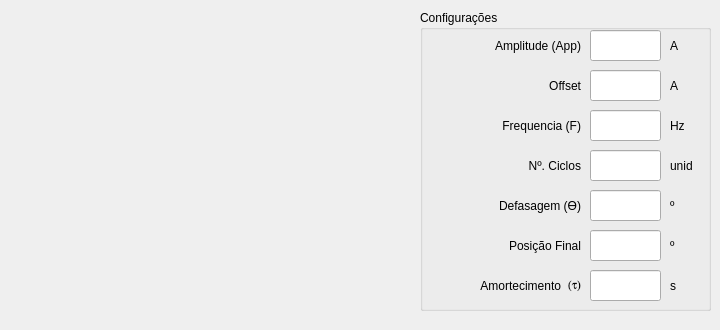
         <widget class="QWidget" name="tab_14">
          <attribute name="title">
           <string>Senoidal Amortecida</string>
          </attribute>
          <widget class="QLabel" name="label_62">
           <property name="geometry">
            <rect>
             <x>10</x>
             <y>30</y>
             <width>401</width>
             <height>231</height>
            </rect>
           </property>
           <property name="text">
            <string/>
           </property>
           <property name="pixmap">
            <pixmap>imagens/Senoide_Amortecida_2.jpg</pixmap>
           </property>
           <property name="scaledContents">
            <bool>true</bool>
           </property>
          </widget>
          <widget class="QGroupBox" name="groupBox_19">
           <property name="geometry">
            <rect>
             <x>420</x>
             <y>10</y>
             <width>291</width>
             <height>301</height>
            </rect>
           </property>
           <property name="title">
            <string>Configurações</string>
           </property>
           <widget class="QLineEdit" name="Amplitude_Senoidal_Amortecida">
            <property name="geometry">
             <rect>
              <x>170</x>
              <y>20</y>
              <width>71</width>
              <height>31</height>
             </rect>
            </property>
           </widget>
           <widget class="QLineEdit" name="Offset_Senoidal_Amortecida">
            <property name="geometry">
             <rect>
              <x>170</x>
              <y>60</y>
              <width>71</width>
              <height>31</height>
             </rect>
            </property>
            <property name="text">
             <string/>
            </property>
           </widget>
           <widget class="QLabel" name="label_92">
            <property name="geometry">
             <rect>
              <x>0</x>
              <y>20</y>
              <width>161</width>
              <height>31</height>
             </rect>
            </property>
            <property name="text">
             <string>Amplitude (App)</string>
            </property>
            <property name="alignment">
             <set>Qt::AlignRight|Qt::AlignTrailing|Qt::AlignVCenter</set>
            </property>
           </widget>
           <widget class="QLabel" name="label_95">
            <property name="geometry">
             <rect>
              <x>0</x>
              <y>180</y>
              <width>161</width>
              <height>31</height>
             </rect>
            </property>
            <property name="text">
             <string>Defasagem (ϴ)</string>
            </property>
            <property name="alignment">
             <set>Qt::AlignRight|Qt::AlignTrailing|Qt::AlignVCenter</set>
            </property>
           </widget>
           <widget class="QLabel" name="label_100">
            <property name="geometry">
             <rect>
              <x>250</x>
              <y>20</y>
              <width>41</width>
              <height>31</height>
             </rect>
            </property>
            <property name="text">
             <string>A </string>
            </property>
           </widget>
           <widget class="QLabel" name="label_120">
            <property name="geometry">
             <rect>
              <x>250</x>
              <y>60</y>
              <width>21</width>
              <height>31</height>
             </rect>
            </property>
            <property name="text">
             <string>A</string>
            </property>
           </widget>
           <widget class="QLineEdit" name="Defasagem_Senoidal_Amortecida">
            <property name="geometry">
             <rect>
              <x>170</x>
              <y>180</y>
              <width>71</width>
              <height>31</height>
             </rect>
            </property>
            <property name="text">
             <string/>
            </property>
           </widget>
           <widget class="QLabel" name="label_122">
            <property name="geometry">
             <rect>
              <x>0</x>
              <y>60</y>
              <width>161</width>
              <height>31</height>
             </rect>
            </property>
            <property name="text">
             <string>Offset</string>
            </property>
            <property name="alignment">
             <set>Qt::AlignRight|Qt::AlignTrailing|Qt::AlignVCenter</set>
            </property>
           </widget>
           <widget class="QLabel" name="label_143">
            <property name="geometry">
             <rect>
              <x>250</x>
              <y>180</y>
              <width>21</width>
              <height>31</height>
             </rect>
            </property>
            <property name="text">
             <string>º</string>
            </property>
           </widget>
           <widget class="QLabel" name="label_144">
            <property name="geometry">
             <rect>
              <x>250</x>
              <y>100</y>
              <width>31</width>
              <height>31</height>
             </rect>
            </property>
            <property name="text">
             <string>Hz</string>
            </property>
           </widget>
           <widget class="QLineEdit" name="Frequencia_Senoidal_Amortecida">
            <property name="geometry">
             <rect>
              <x>170</x>
              <y>100</y>
              <width>71</width>
              <height>31</height>
             </rect>
            </property>
            <property name="text">
             <string/>
            </property>
           </widget>
           <widget class="QLabel" name="label_145">
            <property name="geometry">
             <rect>
              <x>250</x>
              <y>220</y>
              <width>21</width>
              <height>31</height>
             </rect>
            </property>
            <property name="text">
             <string>º</string>
            </property>
           </widget>
           <widget class="QLabel" name="label_146">
            <property name="geometry">
             <rect>
              <x>0</x>
              <y>100</y>
              <width>161</width>
              <height>31</height>
             </rect>
            </property>
            <property name="text">
             <string>Frequencia (F)</string>
            </property>
            <property name="alignment">
             <set>Qt::AlignRight|Qt::AlignTrailing|Qt::AlignVCenter</set>
            </property>
           </widget>
           <widget class="QLabel" name="label_147">
            <property name="geometry">
             <rect>
              <x>20</x>
              <y>220</y>
              <width>141</width>
              <height>31</height>
             </rect>
            </property>
            <property name="text">
             <string>Posição Final</string>
            </property>
            <property name="alignment">
             <set>Qt::AlignRight|Qt::AlignTrailing|Qt::AlignVCenter</set>
            </property>
           </widget>
           <widget class="QLineEdit" name="Posicao_Final_Senoidal_Amortecida">
            <property name="geometry">
             <rect>
              <x>170</x>
              <y>220</y>
              <width>71</width>
              <height>31</height>
             </rect>
            </property>
           </widget>
           <widget class="QLabel" name="label_148">
            <property name="geometry">
             <rect>
              <x>250</x>
              <y>140</y>
              <width>41</width>
              <height>31</height>
             </rect>
            </property>
            <property name="text">
             <string>unid</string>
            </property>
           </widget>
           <widget class="QLabel" name="label_149">
            <property name="geometry">
             <rect>
              <x>0</x>
              <y>140</y>
              <width>161</width>
              <height>31</height>
             </rect>
            </property>
            <property name="text">
             <string>Nº. Ciclos</string>
            </property>
            <property name="alignment">
             <set>Qt::AlignRight|Qt::AlignTrailing|Qt::AlignVCenter</set>
            </property>
           </widget>
           <widget class="QLineEdit" name="N_Ciclos_Senoidal_Amortecida">
            <property name="geometry">
             <rect>
              <x>170</x>
              <y>140</y>
              <width>71</width>
              <height>31</height>
             </rect>
            </property>
           </widget>
           <widget class="QLabel" name="label_150">
            <property name="geometry">
             <rect>
              <x>250</x>
              <y>260</y>
              <width>21</width>
              <height>31</height>
             </rect>
            </property>
            <property name="text">
             <string>s</string>
            </property>
           </widget>
           <widget class="QLabel" name="label_105">
            <property name="geometry">
             <rect>
              <x>30</x>
              <y>260</y>
              <width>111</width>
              <height>31</height>
             </rect>
            </property>
            <property name="text">
             <string>Amortecimento</string>
            </property>
            <property name="alignment">
             <set>Qt::AlignRight|Qt::AlignTrailing|Qt::AlignVCenter</set>
            </property>
           </widget>
           <widget class="QLineEdit" name="Amortecimento_Senoidal">
            <property name="geometry">
             <rect>
              <x>170</x>
              <y>260</y>
              <width>71</width>
              <height>31</height>
             </rect>
            </property>
            <property name="text">
             <string/>
            </property>
           </widget>
           <widget class="QLabel" name="label_107">
            <property name="geometry">
             <rect>
              <x>140</x>
              <y>260</y>
              <width>21</width>
              <height>31</height>
             </rect>
            </property>
            <property name="font">
             <font>
              <family>Symbol</family>
             </font>
            </property>
            <property name="text">
             <string>(t)</string>
            </property>
            <property name="alignment">
             <set>Qt::AlignRight|Qt::AlignTrailing|Qt::AlignVCenter</set>
            </property>
           </widget>
          </widget>
          <widget class="QLabel" name="label_71">
           <property name="geometry">
            <rect>
             <x>60</x>
             <y>260</y>
             <width>321</width>
             <height>61</height>
            </rect>
           </property>
           <property name="text">
            <string/>
           </property>
           <property name="pixmap">
            <pixmap>imagens/Eq_seno_amortecido.jpg</pixmap>
           </property>
           <property name="scaledContents">
            <bool>true</bool>
           </property>
          </widget>
         </widget>
